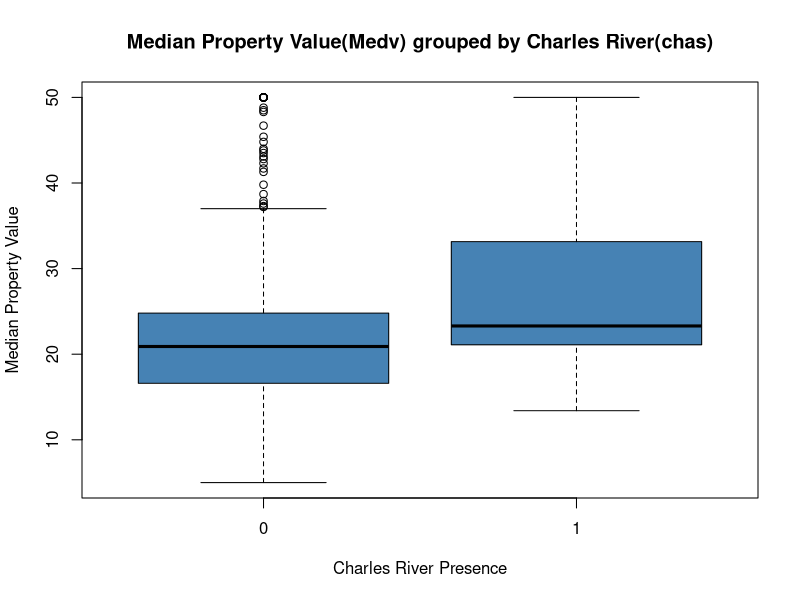
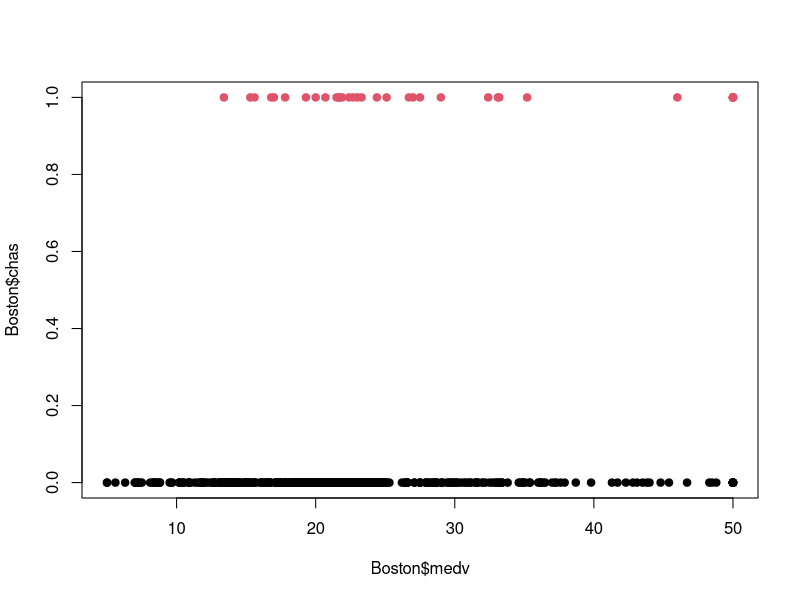
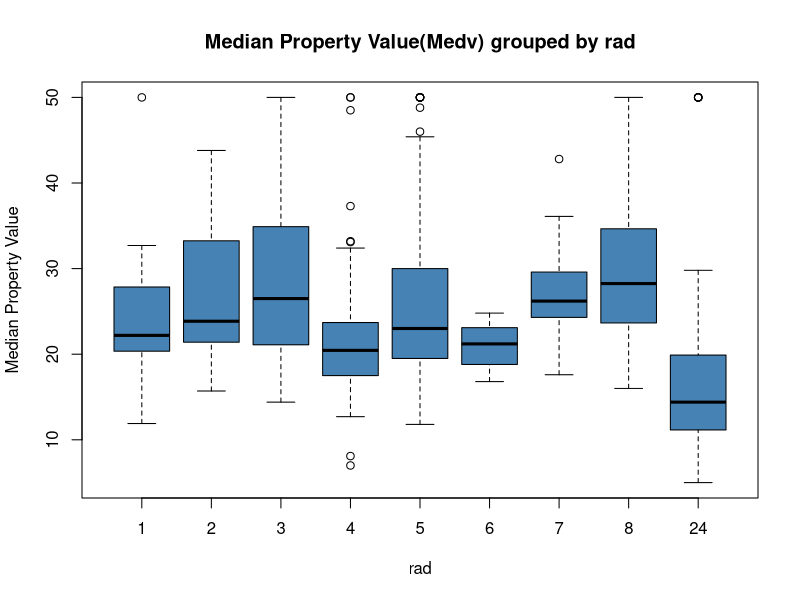
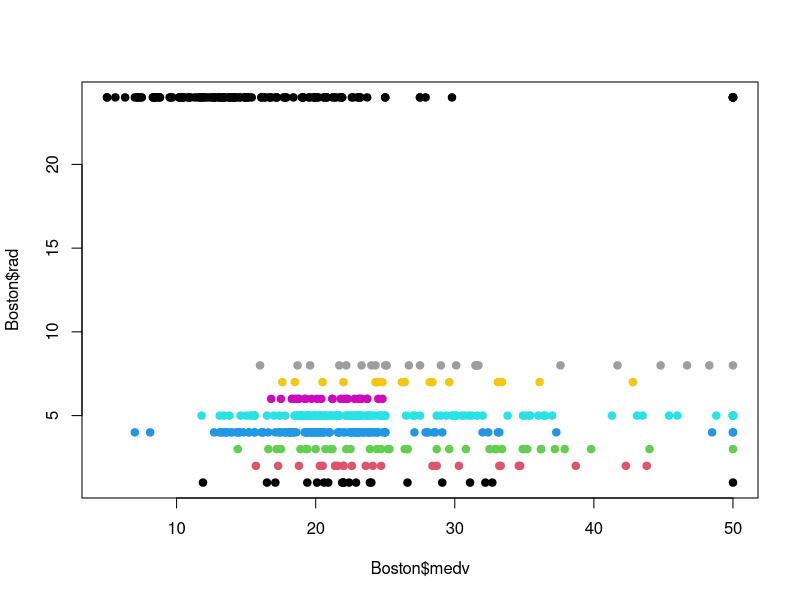
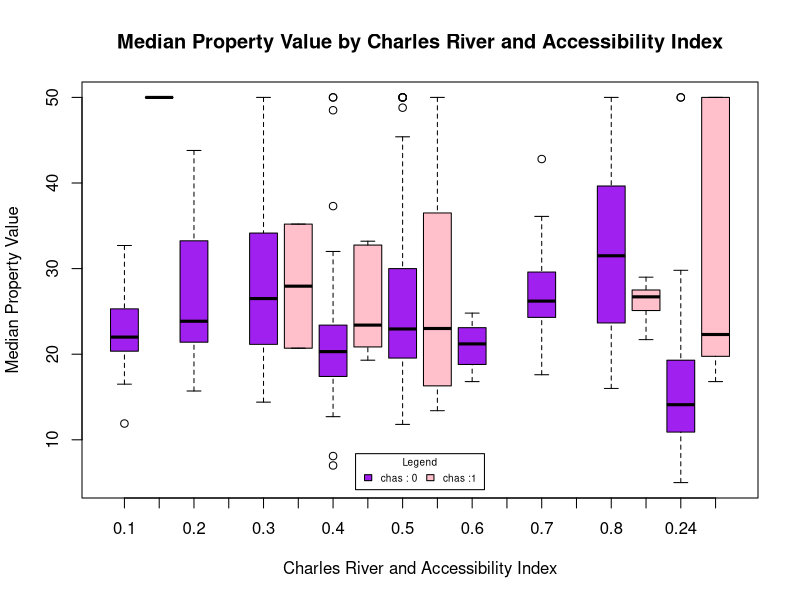
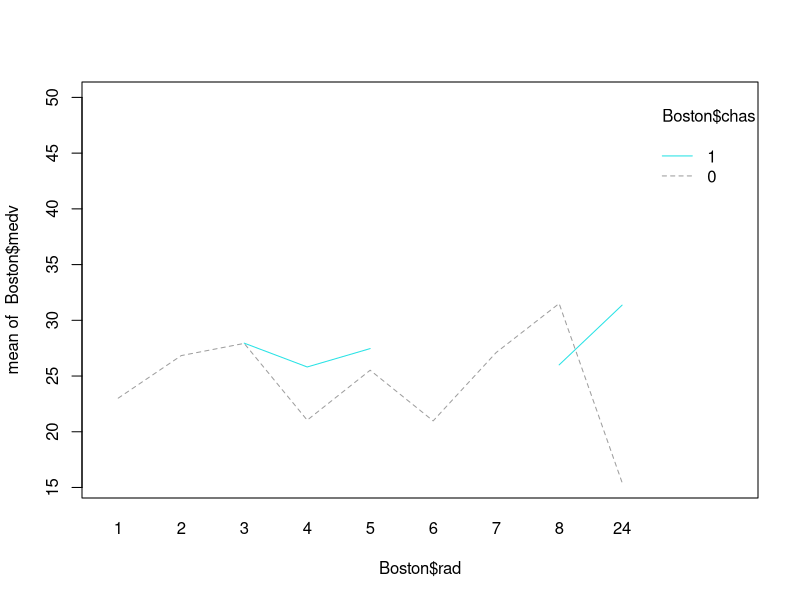
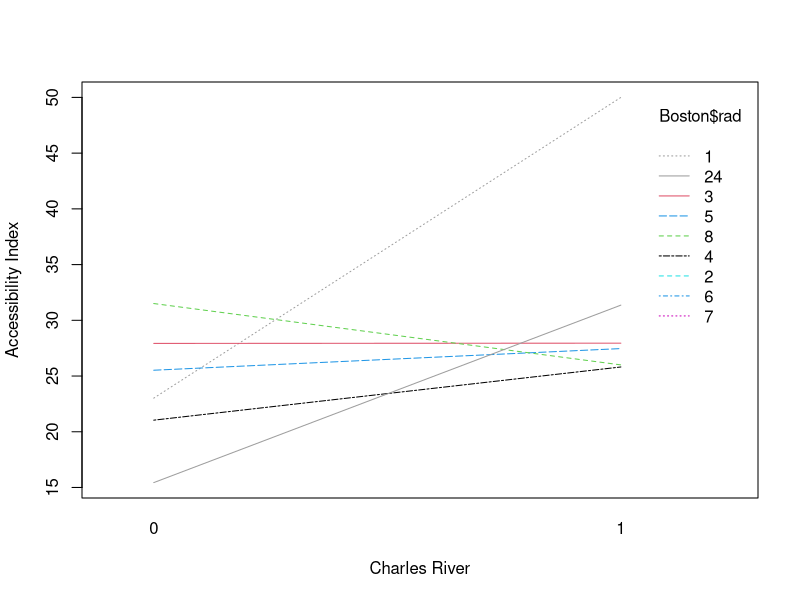
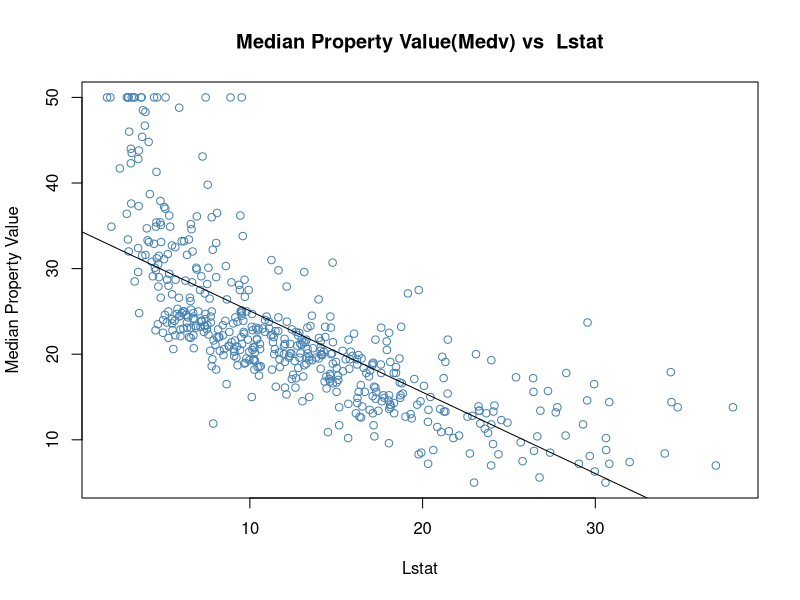

These figures' R source, in order:
## ---- chunk 1
library(MASS)
library(ggplot2)
library(quantreg)
head(Boston)
## ---- chunk 2
#Creating a boxplot
boxplot(Boston$medv ~ Boston$chas, col='steelblue', 
        main = "Median Property Value(Medv) grouped by Charles River(chas)", 
        xlab = "Charles River Presence", ylab = "Median Property Value")
## ---- chunk 3
#Comparing different groups visually
table(Boston$chas)
plot(Boston$medv,Boston$chas,pch = 19,  col=as.factor(Boston$chas))
## ---- chunk 4
#Fitting  a linear model
model_chas = lm(medv ~ chas, data = Boston)
summary(model_chas)
## ---- chunk 5
anova(model_chas)$F
## ---- chunk 6
anova(model_chas)
## ---- chunk 7
#Creating boxplot 
boxplot(Boston$medv ~ Boston$rad, col='steelblue', 
        main = "Median Property Value(Medv) grouped by rad", 
        xlab = "rad", ylab = "Median Property Value")
## ---- chunk 8
#Visually seeing the difference
table(Boston$rad)
plot(Boston$medv,Boston$rad,pch = 19,  col=as.factor(Boston$rad))
## ---- chunk 9
#Fitting the model
model_rad = lm(medv ~ rad, data = Boston)
summary(model_rad)
## ---- chunk 10
anova(model_rad)$F
## ---- chunk 11
anova(model_rad)
## ---- chunk 12
boxplot(medv ~ chas * rad, data = Boston, 
        main = "Median Property Value by Charles River and Accessibility Index", 
        xlab = "Charles River and Accessibility Index", 
        ylab = "Median Property Value",col=c("purple", "pink"))

legend("bottom", inset = 0.02, title = "Legend", c("chas : 0", "chas :1"),
       fill = c("purple", "pink"), horiz = TRUE, cex = 0.6)

## ---- chunk 13
interaction.plot(Boston$rad, Boston$chas, Boston$medv, col = Boston$medv)
## ---- chunk 14
interaction.plot(Boston$chas, Boston$rad, Boston$medv,
                 xlab = "Charles River", 
                 ylab = "Accessibility Index", col = Boston$medv)
## ---- chunk 15
model_combined= lm(medv ~ chas * rad, data = Boston)
summary(model_combined)
anova(model_combined)
## ---- chunk 16
plot(Boston$medv ~ Boston$lstat, col='steelblue', 
     main = "Median Property Value(Medv) vs  Lstat", 
     xlab = "Lstat", ylab = "Median Property Value")
m2 = lm(Boston$medv ~ Boston$lstat)
abline(m2, col="black")
## ---- chunk 17
#Producing a plot to show our results
ind = (Boston$chas==0)
plot(Boston$medv[ind] ~ Boston$lstat[ind], data = Boston, 
     main = "Plot medv vs lstat",col="pink",
     xlab="Lstat", ylab = "Medv")
fit_1 = lm(Boston$medv[ind] ~ Boston$lstat[ind], data = Boston)
abline(fit_1, col="pink", lwd=2)  
ind = (Boston$chas==1)
points(Boston$medv[ind] ~ Boston$lstat[ind], data = Boston, col="purple", pch=19)
fit_2 = lm(Boston$medv[ind] ~ Boston$lstat[ind], data = Boston)
abline(fit_2, col="purple", lwd=2)  
## ---- chunk 18
anova(fit_1)
## ---- chunk 19
anova(fit_2)
## ---- chunk 20
#Fit a polynomial model of degree 1 
fit <- lm(medv ~ poly(lstat, 1), data = Boston)
plot(Boston$lstat, Boston$medv, 
     main = "Median Property Value vs. Lower Status Population(DEGREE 1)", 
     xlab = "Lower Status Population", 
     ylab = "Median Property Value")
lines(sort(Boston$lstat), predict(fit, 
      newdata = data.frame(lstat = sort(Boston$lstat))), 
      col = "purple")
#summary(fit)
## ---- chunk 21
#Fit a polynomial model of degree 3 by least squares.
fit <- lm(medv ~ poly(lstat, 3), data = Boston)
plot(Boston$lstat, Boston$medv, 
     main = "Median Property Value vs. Lower Status Population (DEGREE 3)", 
     xlab = "Lower Status Population", 
     ylab = "Median Property Value")
lines(sort(Boston$lstat), predict(fit, newdata = data.frame(lstat = sort(Boston$lstat))),
      col = "purple")
summary(fit)
## ---- chunk 22
#Fit a polynomial model of degree 3 by regression qualtile library - rq
fit <- rq(medv ~ poly(lstat, 3), data = Boston, tau = 0.5)
plot(Boston$lstat, Boston$medv, 
     main = "Median Property Value vs. Lower Status Population (DEGREE 3)",
     xlab = "Lower Status Population",
     ylab = "Median Property Value")
lines(sort(Boston$lstat), 
      predict(fit, newdata = data.frame(lstat = sort(Boston$lstat))), 
      col = "purple")
#summary(fit)
## ---- chunk 23
fit_rq <- rq(medv ~ poly(lstat, 3), data = Boston, tau = 0.5)
plot(Boston$lstat, Boston$medv, 
     main = "Median Property Value vs. Lower Status Population(RQ)",
     xlab = "Lower Status Population", 
     ylab = "Median Property Value")
lines(sort(Boston$lstat), 
      predict(fit_rq, newdata = data.frame(lstat = sort(Boston$lstat))),
      col = "purple", lwd = 2)

## ---- chunk 24
m.huber = rlm(Boston$medv ~ poly(Boston$lstat, 3), psi = psi.huber)
summary(m.huber)
plot(Boston$lstat, Boston$medv, 
     main = "Median Property Value vs. Lower Status Population(Huber)", 
     xlab = "Lower Status Population", 
     ylab = "Median Property Value")
lines(sort(Boston$lstat),
      predict(m.huber, newdata = data.frame(lstat = sort(Boston$lstat))),
      col = "purple", lwd = 2)
## ---- chunk 25
m.hampel = rlm(Boston$medv ~ poly(Boston$lstat, 3), psi = psi.hampel)
summary(m.hampel)
plot(Boston$lstat, Boston$medv, 
     main = "Median Property Value vs. Lower Status Population(Hampel)",
     xlab = "Lower Status Population", 
     ylab = "Median Property Value")
lines(sort(Boston$lstat),
      predict(m.hampel, newdata = data.frame(lstat = sort(Boston$lstat))),
      col = "purple", lwd = 2)
## ---- chunk 26
m.tukey = rlm(Boston$medv ~ poly(Boston$lstat, 3), psi = psi.bisquare)
summary(m.tukey)
plot(Boston$lstat, Boston$medv,
     main ="Median Property Value vs. Lower Status Population(Tukey)", 
     xlab = "Lower Status Population", 
     ylab = "Median Property Value")
lines(sort(Boston$lstat), 
      predict(m.tukey, newdata = data.frame(lstat = sort(Boston$lstat))),
      col = "purple", lwd = 2)
## ---- chunk 27
# high breakdown point methods
fit.lms = lmsreg(medv ~ lstat, data = Boston)
summary(fit.lms)
plot(Boston$lstat, Boston$medv, 
     main =  "Median Property Value vs. Lower Status Population(LMS)", 
     xlab = "Lower Status Population", ylab = "Median Property Value")
lines(sort(Boston$lstat), 
      predict(fit.lms,
      newdata = data.frame(lstat = sort(Boston$lstat))),
      col = "purple", lwd = 2)
## ---- chunk 28
fit.lts = ltsreg(medv ~ lstat, data = Boston)
summary(fit.lts)
plot(Boston$lstat, Boston$medv,
     main =  "Median Property Value vs. Lower Status Population(LTS)", 
     xlab = "Lower Status Population", ylab = "Median Property Value")
lines(sort(Boston$lstat), 
      predict(fit.lts,
      newdata = data.frame(lstat = sort(Boston$lstat))),
      col = "purple", lwd = 2)
## ---- chunk 29

plot(Boston$lstat, Boston$medv, 
     main = "Scatterplot and Overlay for robust methods", 
     xlab = "Lower Status Population", ylab = "Median Property Value")
lines(sort(Boston$lstat), predict(fit_rq, newdata = data.frame(lstat = sort(Boston$lstat))),
      col = "purple", lwd = 2)
lines(sort(Boston$lstat), predict(m.hampel, newdata = data.frame(lstat = sort(Boston$lstat))),
      col = "darkgrey", lwd = 2)
lines(sort(Boston$lstat), predict(m.huber, newdata = data.frame(lstat = sort(Boston$lstat))),
      col = "green", lwd = 2)
lines(sort(Boston$lstat), predict(m.tukey, newdata = data.frame(lstat = sort(Boston$lstat))),
      col = "orange", lwd = 2)
lines(sort(Boston$lstat), predict(fit.lms, newdata = data.frame(lstat = sort(Boston$lstat))),
      col = "red", lwd = 2)
lines(sort(Boston$lstat), predict(fit.lts, newdata = data.frame(lstat = sort(Boston$lstat))),
      col = "blue", lwd = 2)
legend("topright", inset = 0.02, 
       title = "Legend", c("RQ", "Hampel","Huber","Tukey","LMS","LTS"),
       fill = c("purple","darkgrey","green","orange","red","blue"), 
       horiz = FALSE, cex = 0.7)

